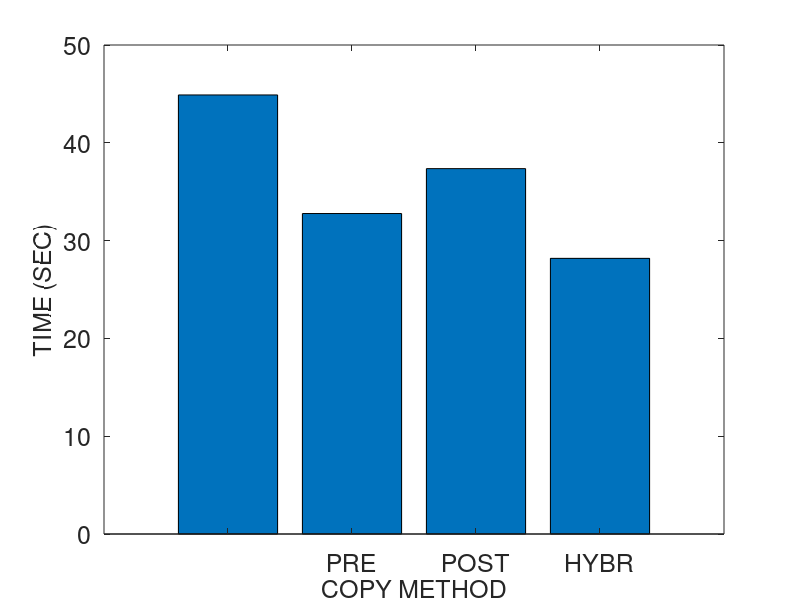
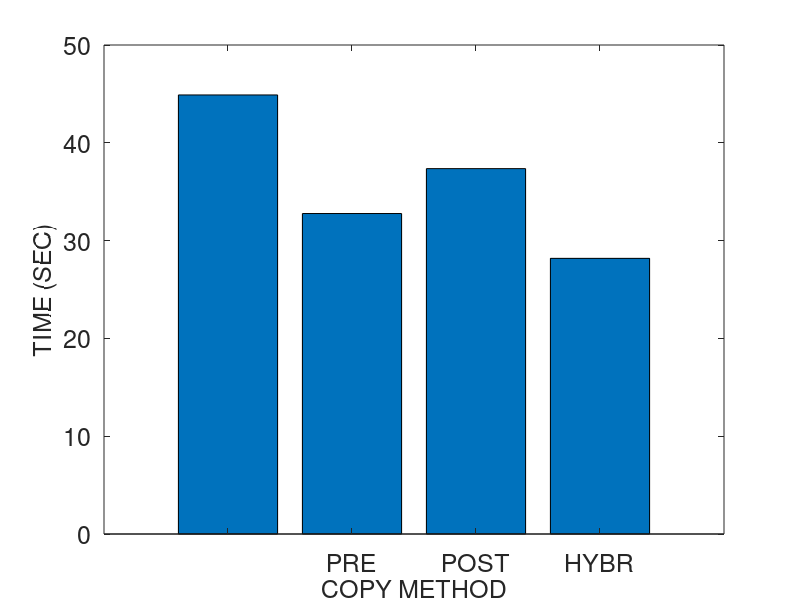
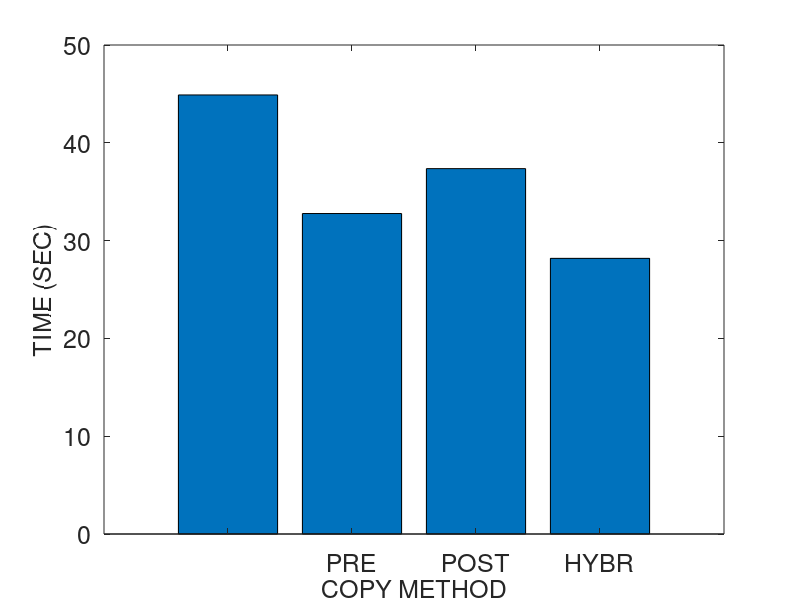
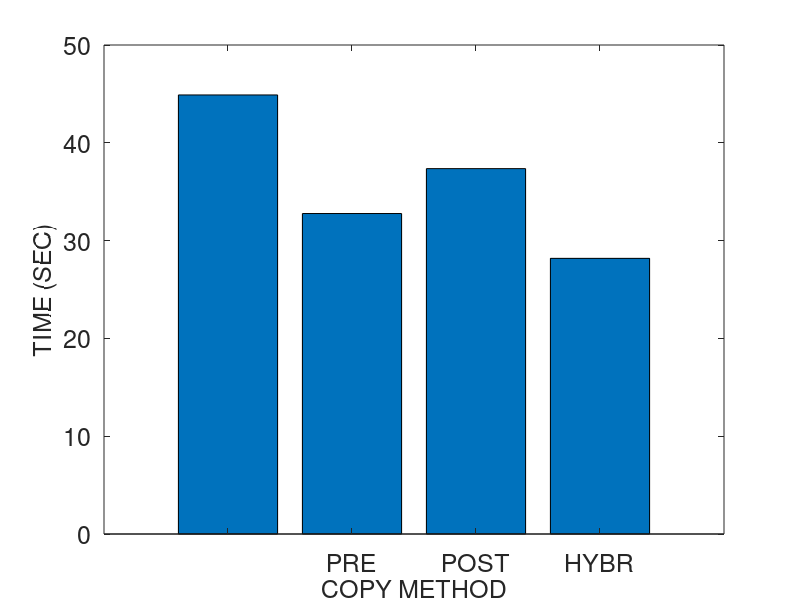

MATLAB code to generate these figures, in order:
% basic hybrid copy migration
% memory size in MB
r = 4096
r *= 1024 % convert to KB

% bandwidth in gbps
b = 1000 
b = b * 1024/8 % convert to KB

% page dirty rate in percent (%): against to total memory pages
dirtyrate = 14 
dirtyrate /= 100

readrate = 14
readrate /= 100

pagesize = 4 % in KB
numpages = r / pagesize

% delta compression rate
comp = 0.5 

% amount of CPU and device states in KB 
scinfo = 100

% working set size in number of pages
wss = numpages * 0.25

% 0: zero, 1: read, 2: dirtied, 3: inactive data
mem = zeros(1, numpages);

% prediction accuracy 0 through 1
acc = 1
%acc = 0

fontsize = 18

totaltime = 0;
downtime = 0;
totaldata = 0;

A = zeros(4, 3);

%%%%%%%%%%%%%%%%%%%%%%%%%%%%%%
% precopy migration
%%%%%%%%%%%%%%%%%%%%%%%%%%%%%%
fprintf('\n')
disp('==================== Precopy migration ====================')
% iterations
present = numpages
iter = 0
while present > 50 && iter < 29 && totaldata < 4*r
	pretime = present / b
	totaltime += pretime
	totaldata += present
	present = numpages * dirtyrate
	%dirts = wss * dirtyrate
	iter += 1
end

% stop-and-copy phase
% stop conditions: 29 iterations, 50 pages, 4 memory size sent
scsent = scinfo + present * pagesize
downtime = scsent / b
totaltime += downtime
totaldata += scsent

% network fault rate
NFR = 0

A (1, 1) = totaltime;
A (1, 2) = downtime;
A (1, 3) = totaldata;

%%%%%%%%%%%%%%%%%%%%%%%%%%%%%%
% postcopy migration
%%%%%%%%%%%%%%%%%%%%%%%%%%%%%%
fprintf('\n')
disp('===================== Postcopy migration ======================')
totaltime = 0;
downtime = 0;
totaldata = 0;

% stop-and-copy phase
scsent = scinfo
downtime = scsent / b
totaltime += downtime
totaldata += scsent

% prepaging (bubbling) and on-demand paging
postsent = r
posttime = postsent/b
totaltime += posttime
totaldata += postsent
% network fault rate
NFR = 0.2

A (2, 1) = totaltime;
A (2, 2) = downtime;
A (2, 3) = totaldata;

%%%%%%%%%%%%%%%%%%%%%%%%%%%%%%
% hybrid copy migration
%%%%%%%%%%%%%%%%%%%%%%%%%%%%%%
fprintf('\n')
disp('==================== Hybrid copy migration ====================')
totaltime = 0;
downtime = 0;
totaldata = 0;

% precopy phase: single iteration
present = r
pretime = present / b
totaltime += pretime
totaldata += present

% stop-and-copy phase
bitmapsize = 500 % KB
scsent = scinfo + bitmapsize
downtime = scsent / b
totaltime += downtime
totaldata += scsent

% postcopy phase: prepaging (bubbling) and on-demand paging
%dirts = wss * dirtyrate
dirts = numpages * dirtyrate
postsent = dirts * pagesize
posttime = postsent/b
totaltime += posttime
totaldata += postsent
% network fault rate
NFR = 0.2

A (3, 1) = totaltime;
A (3, 2) = downtime;
A (3, 3) = totaldata;

%%%%%%%%%%%%%%%%%%%%%%%%%%%%%%
% proactive hybrid copy migration
%%%%%%%%%%%%%%%%%%%%%%%%%%%%%%
%disp(char(10))
fprintf('\n')
disp('=============== Proactive hybrid copy migration ================')
totaltime = 0;
downtime = 0;
totaldata = 0;

% precopy phase
% LRU, PFR

% scan the dirtied pages
% for dirtied pages
% 	mark dirtied (1)
% 	mem(random (1, wss * 0.1))	
randperm(int64(wss * 0.1));
% for read pages
% 	mark read (2)
% 	mem (random (wss * 0.1, wss * 0.2))

% for pages
% 	predict read/write

% send the pages most likely to be read and least likely to be dirtied
% do not send the pages most likely to be dirtied
% construct queue with the order of p1/p2
%reads = numpages * 0.4 
% total read rate = wss * read_rate = 0.25 * 0.16 = 0.04 (4%)
%read_rate = 0.16
%read_rate = 0.04 % 4% of total memory
% total write rate = wss * write_rate = 0.25 * 0.16 = 0.04 (4%)
%write_rate = 0.16
%write_rate = 0.04 % 4% of total memory
% simple case: readonly pages (RO) - zero dirtied pages 
%RO = 0.3
pred_pages = numpages * readrate * acc

% LRU
% for LRU queue
% 	mark sent
%	insert the pages into cache and perform delta compression

present = pred_pages * pagesize
pretime = present/b
totaltime += pretime
totaldata += present

% stop-and-copy phase
% send the CPU and device states
bitmapsize = 500 % KB
scsent = scinfo + bitmapsize
downtime = scsent/b
totaltime += downtime
totaldata += scsent

% postcopy phase
postsent = (numpages - pred_pages) * pagesize

% exclude the predicted dirtied pages 
pred_dirts = numpages * dirtyrate * acc
postsent = (numpages - pred_pages - pred_dirts) * pagesize
posttime = postsent/b
totaltime += posttime
totaldata += postsent

% network fault rate
NFR = 0.2

A (4, 1) = totaltime;
A (4, 2) = downtime;
A (4, 3) = totaldata

%%%%%%%%%%%%%%%%%%%%%%%%%%%%%%%%%%%%%%%%%%%%%%%%%%%%%%%
%                     plotting
% precopy
% postcopy
% hybrid
% pro-hybrid
%%%%%%%%%%%%%%%%%%%%%%%%%%%%%%%%%%%%%%%%%%%%%%%%%%%%%%%

prefix = "M4G_R14W14_acc100_r1"

dlmwrite (prefix, A, ' ')

%%%%%%%%%%%%%%%%%%%% total time %%%%%%%%%%%%%%%%%%%%%%
figure;
output = strcat(prefix, ".tt");
%output = prefix
x = ['PRECOPY', 'POSTCOPY', 'HYBRID', 'PRO-HYBRID'];
x = ['', 'PRE', 'POST', 'HYBR', 'PROH', ''];
x = {'', 'PRE', 'POST', 'HYBR', 'PROH', ''};
%x = 1:1:length(A);
%plot(x, A(:,2)/1000000, x, A(:,3)/1000000, '-.*');
%plot(A(:,2));
bar(A(:,1))
set(gca, 'XTickLabel', x, 'FontSize', fontsize)
xlabel('COPY METHOD', 'FontSize', fontsize);
ylabel('TIME (SEC)', 'FontSize', fontsize);
%legend('PRECOPY', 'POSTCOPY', 'HYBRID', 'PRO-HYBRID');
%bar(x, A(:,1))

saveas (1, strcat(output, ".png"));
saveas (1, strcat(output, ".eps"));
saveas (1, strcat(output, ".emf"));

%%%%%%%%%%%%%%%%%%%% downtime %%%%%%%%%%%%%%%%%%%%%%
figure;
output = strcat(prefix, ".dt");

bar(A(:,2))
set(gca, 'XTickLabel', {'', 'PRECOPY', 'POSTCOPY', 'HYBRID', 'PRO-HYBRID', ''}, 'FontSize', fontsize - 2)
xlabel('COPY METHOD', 'FontSize', fontsize);
ylabel('TIME (SEC)', 'FontSize', fontsize);

saveas (1, strcat(output, ".png"));
saveas (1, strcat(output, ".eps"));
saveas (1, strcat(output, ".emf"));

%%%%%%%%%%%%%%%%%%%% total data %%%%%%%%%%%%%%%%%%%%%%
figure;
output = strcat(prefix, ".td");

bar(A(:,3))
set(gca, 'XTickLabel', {'', 'PRECOPY', 'POSTCOPY', 'HYBRID', 'PRO-HYBRID', ''}, 'FontSize', fontsize - 2)
xlabel('COPY METHOD', 'FontSize', fontsize);
ylabel('SIZE (KB)', 'FontSize', fontsize);

saveas (1, strcat(output, ".png"));
saveas (1, strcat(output, ".eps"));
saveas (1, strcat(output, ".emf"));
